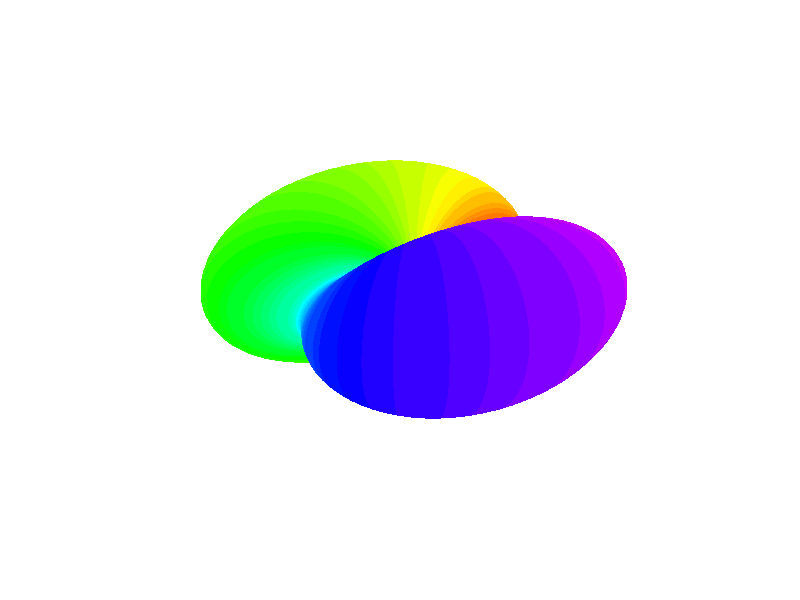

MATLAB code for this plot: (Note: this script raises an error after producing the figure.)
% Grid points
nx = 128;
ny = 128;

% Constants
p = 0.9;
c1 = 1;
n = 1;

% Spinor components
zetaP1 = sqrt((1 + p/(c1*n)) / 2)*ones(nx, ny);
zeta0 = zeros(nx, ny);
zetaM1 = sqrt((1 - p/(c1*n)) / 2)*ones(nx, ny);

% discretize sphere surface
resolution = 100;
delta = pi/resolution;
theta = 0:delta:pi; % altitude
phi = 0:2*delta:2*pi; % azimuth
[phi,theta] = meshgrid(phi,theta);

% Spin-1 spherical harmonics
Y_1p1 = -0.5 * sqrt(3 / (2 * pi)) * exp(1i * phi).* sin(theta);
Y_1p0 = 0.5 * sqrt(3 / pi) * cos(theta);
Y_1m1 = 0.5 * sqrt(3 / (2 * pi)) * exp(-1i * phi).* sin(theta);

% Plot spherical harmonic
zsph = zetaP1(64, 64).* Y_1p1 ...
    + zeta0(64, 64).* Y_1p0 ...
    + zetaM1(64, 64).* Y_1m1;

scale = 1.0;
zsph = zsph * scale;
xx = abs(zsph).^2.*sin(theta).*cos(phi);
yy = abs(zsph).^2.*sin(theta).*sin(phi);
zz = abs(zsph).^2.*cos(theta);

h = surf(xx,yy,zz,angle(zsph));
set(h, 'LineStyle','none')
axis off;
colormap(hsv);
clim([-pi pi]);
camlight left
camlight right
lighting phong
daspect([1 1 1]);
view(90, 13);
exportgraphics(gca, '../../../thesis_tikz/gfx/AFM-spherical.pdf');
